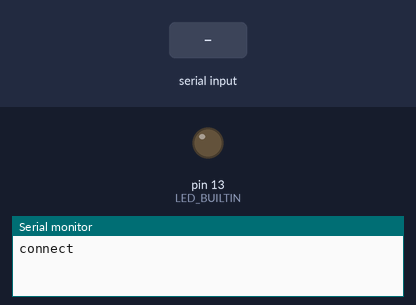
Recording of a sketch running on a simulated Arduino Mega 2560, built with avr-gcc and run on an emulated ATmega2560. Parts: output pins drawn as LEDs (lit = HIGH), the last lines printed to the serial monitor. The inputs (shaded band) are chosen by the test bench.

Above: at 1.0 s.
1.1 s: "1" received over the second serial link
At 1.72 s:
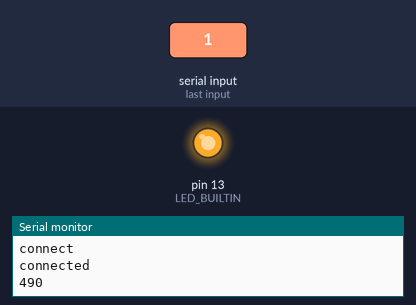
Timing chart, 0 to 4.1 s (numbered marks = the images above; inputs shaded):
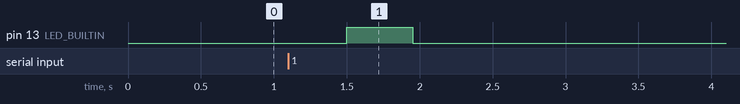

The sketch:

bike_sendermega.ino
```cpp
/*
  Example for different sending methods

  https://github.com/sui77/rc-switch/

*/

#include <RCSwitch.h>

RCSwitch mySwitch = RCSwitch();
uint8_t serialBuffer[2];
uint8_t inByte = 0;


void setup() {
  Serial1.begin(9600);
  Serial.begin(9600);

  // Transmitter is connected to Arduino Pin #10
  mySwitch.setProtocol(5);
  //mySwitch.setRepeatTransmit(5);
  mySwitch.enableTransmit(10);

  // Optional set pulse length.
  // mySwitch.setPulseLength(320);

  // Optional set protocol (default is 1, will work for most outlets)
  // mySwitch.setProtocol(2);

  // Optional set number of transmission repetitions.
  // mySwitch.setRepeatTransmit(15);
  pinMode(LED_BUILTIN, OUTPUT);

  while (!Serial1.available()) {
    Serial1.print(1);
    delay(500);
    Serial.println("connect");
  }
  Serial.println("connected");
}

void loop() {

  //serial input
  while (Serial1.available() > 0)
  {
    digitalWrite(LED_BUILTIN, HIGH);   // turn the LED on (HIGH is the voltage level)
    inByte = Serial1.read();
    if(inByte < 128) serialBuffer[0] = inByte;
    else serialBuffer[1] = inByte-128;

//    translate speeds to 8-bit integers
  uint16_t speedInt1 = ((uint8_t)serialBuffer[0]) & B01111111;
  uint16_t speedInt2 = ((uint8_t)serialBuffer[1]) & B01111111;
Serial.print(serialBuffer[0],DEC);
Serial.println(serialBuffer[1],DEC);

  // codeword = speed1 | speed2
  uint16_t codeword = ( speedInt1 << 8 ) | speedInt2;
  mySwitch.send( codeword, 16 );
  //delay(500);
  //Serial.print("sent value: ");
  //Serial.println( codeword );
  //delay(20);
 // Serial1.print((uint8_t)millis());
  }


  digitalWrite(LED_BUILTIN, LOW);    // turn the LED off by making the voltage LOW
  //delay();

}
```

Measured:
- after the input at 1.1 s, pin 13 (LED_BUILTIN): LOW → HIGH after 0.40 s, → LOW 0.45 s later
